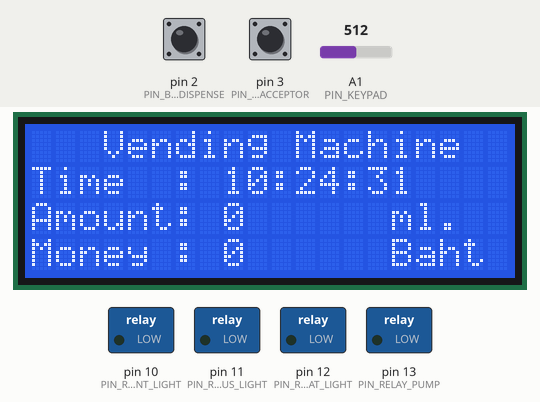
Recording of a sketch running on a simulated Arduino Uno, built with avr-gcc and run on an emulated ATmega328P. On the bench: 20×4 character LCD, switched loads named in the sketch (green lamp = pin HIGH). Inputs (shaded band) come from the test bench; at power-on: pin 3 (PIN_COIN_ACCEPTOR) HIGH, pin 2 (PIN_BUTTON_DISPENSE) HIGH, A1 (PIN_KEYPAD) = 512. The local clock reads 2024-03-15 10:24:30 at power-on unless the sketch sets it; what the sketch prints to the serial monitor is not drawn.

Above: at 1.7 s.
1.8 s: pin 3 (PIN_COIN_ACCEPTOR) pulled LOW for 0.15 s
At 2.29 s:
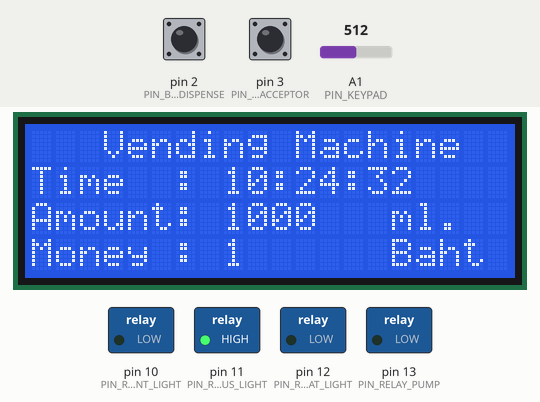
2.5 s: pin 2 (PIN_BUTTON_DISPENSE) pulled LOW for 0.15 s
At 3.9 s:
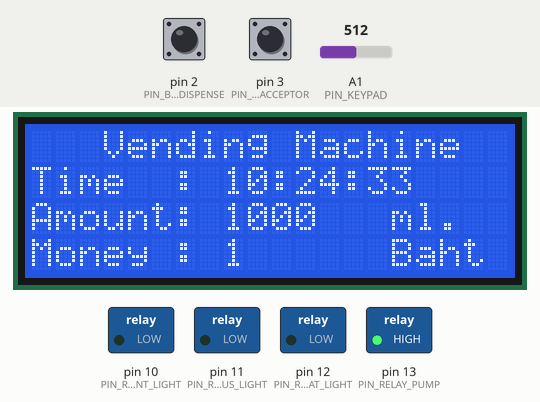
5.6 s: pin 3 (PIN_COIN_ACCEPTOR) pulled LOW for 1 s
At 6.85 s:
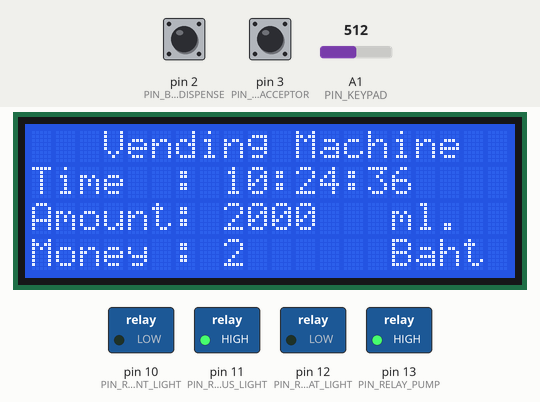
8.5 s: A1 (PIN_KEYPAD) set to 681
10.6 s: A1 (PIN_KEYPAD) set to 706
12.6 s: pin 3 (PIN_COIN_ACCEPTOR) pulled LOW for 0.15 s
At 13.6 s:
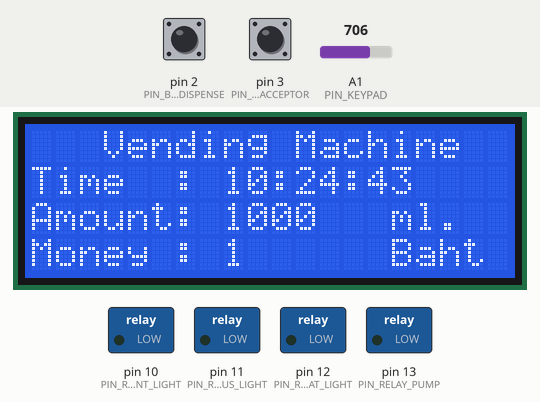
Timing chart, 0 to 14.3 s (numbered marks = the images above; inputs shaded):
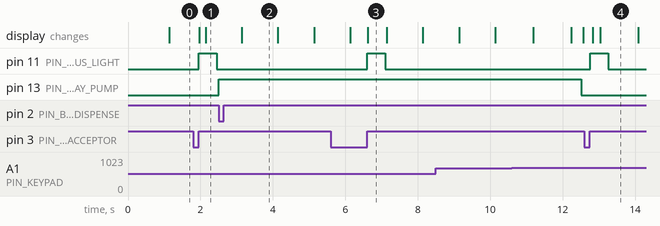

Measured:
- after the input at 1.8 s, pin 11 (PIN_RELAY_STATUS_LIGHT): LOW → HIGH after 0.15 s, → LOW 0.50 s later; the display: first changes after 0.17 s (image 1 shows a later state)
- after the input at 2.5 s, pin 13 (PIN_RELAY_PUMP): LOW → HIGH at once
- after the input at 5.6 s, pin 11 (PIN_RELAY_STATUS_LIGHT): LOW → HIGH after 1.0 s, → LOW 0.50 s later; pin 13 (PIN_RELAY_PUMP): stays HIGH (without the input it goes to LOW after 1.9 s)
- after the input at 12.6 s, pin 11 (PIN_RELAY_STATUS_LIGHT): LOW → HIGH after 0.16 s, → LOW 0.50 s later
- what the display in image 2 shows lasts 1.0 s, from 3.1 s to 4.1 s
- what the display in image 3 shows lasts 0.5 s, from 6.6 s to 7.1 s
- what the display in image 4 shows lasts 1.1 s, from 13.0 s to 14.1 s

The sketch:

Arduino_WaterMachine.ino
```cpp
/**
 * Arduino Water Vending Machine
 * Cleaned and Optimized Code
 */

#include <Arduino.h>
#include <Wire.h>
#include <SPI.h>
#include <EEPROM.h>
#include <RTClib.h>
#include <SoftwareSerial.h>

#include "Config.h"
#include "Display.h"

// --------------------- Global Variables Init ---------------------
RTC_DS3231 rtc;
SoftwareSerial espSerial(PIN_ESP_RX, PIN_ESP_TX); // RX=5, TX=6

volatile uint16_t totalBaths = 0;
volatile unsigned long dispenseTimeRemaining = 0;
volatile bool isCoinInserted = false;
volatile bool isDispenseRequested = false;

uint16_t currentLiquidAmount = 0;
uint16_t currentUsedValue = 0;
uint16_t tankLeftValue = MAX_TANK_CAPACITY;

unsigned long pumpStartTime = 0;
bool isPumpActive = false;

unsigned long coinStatusLightOnTime = 0;
bool isCoinLightOn = false;
const unsigned long COIN_LIGHT_DURATION = 500; // MS to keep light on after coin

bool isFrontLightOn = false;

// --------------------- Interrupt Service Routines ---------------------
void onCoinInserted() {
  isCoinInserted = true;
}

void onDispenseButtonPressed() {
  isDispenseRequested = true;
}

// --------------------- Main Setup ---------------------
void setup() {
  Serial.begin(9600);
  espSerial.begin(9600);
  Wire.begin();

  if (!rtc.begin()) {
    Serial.println(F("Couldn't find RTC"));
  }

  if (rtc.lostPower()) {
    rtc.adjust(DateTime(F(__DATE__), F(__TIME__)));
  }

  displayInit();
  displayTime(true);
  displayLiquid(currentLiquidAmount, true);
  displayPrice(totalBaths, true);

  // Define I/O Pins
  pinMode(PIN_RELAY_FRONT_LIGHT, OUTPUT);
  pinMode(PIN_RELAY_STATUS_LIGHT, OUTPUT);
  pinMode(PIN_RELAY_FLOAT_LIGHT, OUTPUT);
  pinMode(PIN_RELAY_PUMP, OUTPUT);

  pinMode(PIN_COIN_ACCEPTOR, INPUT_PULLUP);
  pinMode(PIN_BUTTON_DISPENSE, INPUT_PULLUP);
  pinMode(PIN_KEYPAD, INPUT);

  // Initialize Relays (Active LOW assumed as safe OFF state)
  digitalWrite(PIN_RELAY_FRONT_LIGHT, LOW);
  digitalWrite(PIN_RELAY_STATUS_LIGHT, LOW);
  digitalWrite(PIN_RELAY_FLOAT_LIGHT, LOW);
  digitalWrite(PIN_RELAY_PUMP, LOW);

  // Attach Interrupts
  attachInterrupt(digitalPinToInterrupt(PIN_COIN_ACCEPTOR), onCoinInserted, RISING);
  attachInterrupt(digitalPinToInterrupt(PIN_BUTTON_DISPENSE), onDispenseButtonPressed, FALLING);

  // Example: Read starting coin count from EEPROM if needed
  // EEPROM.get(0, totalBaths);
}

// --------------------- Main Loop ---------------------
void loop() {
  unsigned long currentMillis = millis();

  // 1. Process Inserted Coins
  if (isCoinInserted) {
    noInterrupts();
    isCoinInserted = false; // Reset flag safely
    interrupts();

    totalBaths += 1;
    currentLiquidAmount = totalBaths * 1000; // Example: 1 Baht = 1000 ml
    dispenseTimeRemaining = totalBaths * MILLIS_PER_LITER; // Example: 1 Baht = 5 seconds

    if (!isCoinLightOn) {
      digitalWrite(PIN_RELAY_STATUS_LIGHT, HIGH); // Temporary status indicator
      isCoinLightOn = true;
    }
    coinStatusLightOnTime = currentMillis;
    Serial.print(F("Coin inserted. Total: "));
    Serial.println(totalBaths);
  }

  // Turn off coin status light after duration without blocking
  if (isCoinLightOn && (currentMillis - coinStatusLightOnTime >= COIN_LIGHT_DURATION)) {
    digitalWrite(PIN_RELAY_STATUS_LIGHT, LOW);
    isCoinLightOn = false;
  }

  // 2. Process Dispense Request (Non-blocking)
  if (isDispenseRequested) {
    noInterrupts();
    isDispenseRequested = false; // Reset flag safely
    interrupts();

    if (totalBaths > 0 && !isPumpActive) {
      isPumpActive = true;
      pumpStartTime = currentMillis;

      digitalWrite(PIN_RELAY_PUMP, HIGH); // Turn ON pump
      Serial.println(F("Dispensing Started..."));
    }
  }

  // 3. Handle Active Pump Dispensing
  if (isPumpActive) {
    if ((currentMillis - pumpStartTime) >= dispenseTimeRemaining) {
      // Dispensing Finished
      digitalWrite(PIN_RELAY_PUMP, LOW); // Turn OFF pump
      isPumpActive = false;

      // Update Tank
      currentUsedValue += currentLiquidAmount;
      if (currentUsedValue > MAX_TANK_CAPACITY) currentUsedValue = MAX_TANK_CAPACITY;

      // Reset values
      totalBaths = 0;
      currentLiquidAmount = 0;
      dispenseTimeRemaining = 0;
      Serial.println(F("Dispensing complete."));

      // Force display update
      displayLiquid(currentLiquidAmount, true);
      displayPrice(totalBaths, true);
    }
  }

  // 4. Update Time-based Lighting (18:00 ON, 06:00 OFF)
  static unsigned long lastRtcCheck = 0;
  if (currentMillis - lastRtcCheck >= 1000) {
    lastRtcCheck = currentMillis;
    DateTime now = rtc.now();

    bool shouldBeOn = (now.hour() >= 18 || now.hour() < 6);
    if (shouldBeOn && !isFrontLightOn) {
      digitalWrite(PIN_RELAY_FRONT_LIGHT, HIGH);
      isFrontLightOn = true;
    } else if (!shouldBeOn && isFrontLightOn) {
      digitalWrite(PIN_RELAY_FRONT_LIGHT, LOW);
      isFrontLightOn = false;
    }
  }

  // 5. Check Configuration Keypad
  KeypadButton pressedKey = readKeypad();
  if (pressedKey == BTN_CONF) {
    Serial.println(F("Config mode selected."));
  }

  // 6. Update LCD Display (Smart rendering without delay)
  displayTime();
  displayLiquid(currentLiquidAmount);
  displayPrice(totalBaths);

  // 7. Send Real-time tank data to ESP-01
  static unsigned long lastEspSync = 0;
  if (currentMillis - lastEspSync >= 5000) { // Sync every 5s
    lastEspSync = currentMillis;
    int16_t leftValue = tankLeftValue - currentUsedValue;
    if (leftValue < 0) leftValue = 0;

    // Send data to ESP-01 via SoftwareSerial
    espSerial.print(F("TANK:"));
    espSerial.println(leftValue);
  }
}
```

Display.cpp
```cpp
#include "Display.h"

// Initialize LCD address 0x27, 20 columns, 4 rows
LCD_I2C lcd(0x27, 20, 4);

// Variables to keep track of last displayed values to prevent flicker
static int8_t lastHour = -1, lastMinute = -1, lastSecond = -1;
static uint16_t lastLiquid = 65535; // Unlikely initial value
static uint16_t lastBaths = 65535;  // Unlikely initial value
static unsigned long lastTimeCheck = 0;

void displayInit() {
  lcd.begin();
  lcd.clear();
  lcd.backlight();

  // Print static UI elements once using F() to save SRAM
  lcd.setCursor(0, 0);
  lcd.print(F("   Vending Machine  ")); // Centered

  lcd.setCursor(0, 1);
  lcd.print(F("Time  : "));

  lcd.setCursor(0, 2);
  lcd.print(F("Amount:        ml."));

  lcd.setCursor(0, 3);
  lcd.print(F("Money :        Baht"));
}

void displayTime(bool force) {
  unsigned long currentMillis = millis();

  // To avoid hammering I2C, only read RTC every ~250ms or when forced
  if (force || currentMillis - lastTimeCheck >= 250) {
    lastTimeCheck = currentMillis;
    DateTime now = rtc.now();

    if (force || now.second() != lastSecond) {
      lcd.setCursor(8, 1);

      if (now.hour() < 10) lcd.print(F("0"));
      lcd.print(now.hour());
      lcd.print(F(":"));

      if (now.minute() < 10) lcd.print(F("0"));
      lcd.print(now.minute());
      lcd.print(F(":"));

      if (now.second() < 10) lcd.print(F("0"));
      lcd.print(now.second(), DEC);

      lastHour = now.hour();
      lastMinute = now.minute();
      lastSecond = now.second();
    }
  }
}

void displayLiquid(uint16_t liquidMl, bool force) {
  if (force || liquidMl != lastLiquid) {
    lcd.setCursor(8, 2);
    lcd.print(F("      ")); // Clear up to 6 spaces
    lcd.setCursor(8, 2);
    lcd.print(liquidMl);
    lastLiquid = liquidMl;
  }
}

void displayPrice(uint16_t baths, bool force) {
  if (force || baths != lastBaths) {
    lcd.setCursor(8, 3);
    lcd.print(F("      ")); // Clear up to 6 spaces
    lcd.setCursor(8, 3);
    lcd.print(baths);
    lastBaths = baths;
  }
}

// Implement keypad reader
KeypadButton readKeypad() {
  int val = analogRead(PIN_KEYPAD);

  // Note: Thresholds may need to be adjusted based on the specific keypad resistor values
  if (val <= 20) return BTN_SET;
  if (val >= 100 && val <= 200) return BTN_UP;
  if (val >= 300 && val <= 400) return BTN_DOWN;
  if (val >= 500 && val <= 600) return BTN_ENTER;
  if (val >= 700 && val <= 800) return BTN_CONF;

  return BTN_NONE;
}
```

Display.h
```cpp
#ifndef DISPLAY_H
#define DISPLAY_H

#include <Arduino.h>
#include <RTClib.h>
#include <LCD_I2C.h>
#include "Config.h"

// Define LCD and RTC objects externally so main can use them
extern LCD_I2C lcd;
extern RTC_DS3231 rtc;

// Function Prototypes
void displayInit();
void displayTime(bool force = false);
void displayLiquid(uint16_t liquidMl, bool force = false);
void displayPrice(uint16_t baths, bool force = false);

#endif // DISPLAY_H
```

Config.h
```cpp
#ifndef CONFIG_H
#define CONFIG_H

#include <Arduino.h>

// -------------------------- PIN Definitions --------------------------
const uint8_t PIN_RELAY_FRONT_LIGHT = 10;
const uint8_t PIN_RELAY_STATUS_LIGHT = 11;
const uint8_t PIN_RELAY_FLOAT_LIGHT = 12; // Unused in main flow, but defined
const uint8_t PIN_RELAY_PUMP = 13;

const uint8_t PIN_COIN_ACCEPTOR = 3;      // Interrupt 1
const uint8_t PIN_BUTTON_DISPENSE = 2;    // Interrupt 0 / Push Button
const uint8_t PIN_FEED = 4;
const uint8_t PIN_KEYPAD = A1;

// ESP-01 Serial Pins
const uint8_t PIN_ESP_RX = 5;
const uint8_t PIN_ESP_TX = 6;

// -------------------------- System Constants --------------------------
const uint16_t MAX_TANK_CAPACITY = 5000;
const uint16_t MILLIS_PER_LITER = 5000;    // 1 Liter = 5 Seconds pump time

// -------------------------- Global Variables --------------------------
extern volatile uint16_t totalBaths;       // Money accumulated
extern volatile unsigned long dispenseTimeRemaining;
extern volatile bool isCoinInserted;
extern volatile bool isDispenseRequested;

extern uint16_t currentLiquidAmount;       // Display purpose
extern uint16_t currentUsedValue;          // Water consumption tracker
extern uint16_t tankLeftValue;             // Remaining water

// -------------------------- Keypad Definitions --------------------------
enum KeypadButton : uint8_t {
  BTN_NONE = 0,
  BTN_SET = 1,
  BTN_UP = 2,
  BTN_DOWN = 3,
  BTN_ENTER = 4,
  BTN_CONF = 5
};

KeypadButton readKeypad();

#endif // CONFIG_H
```
